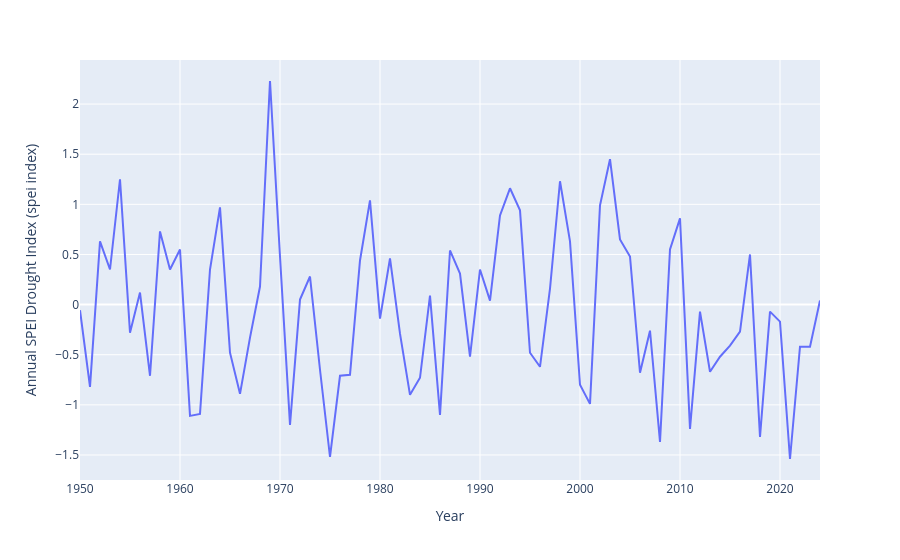
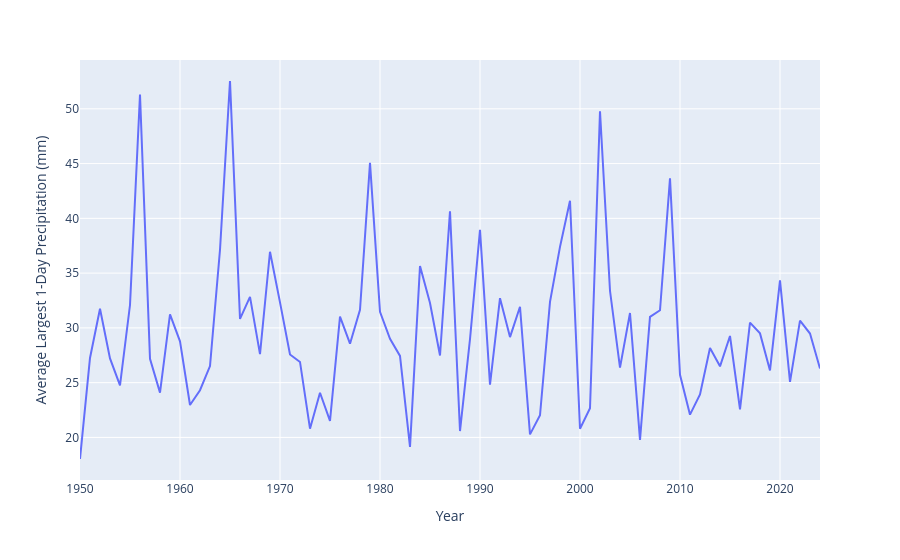
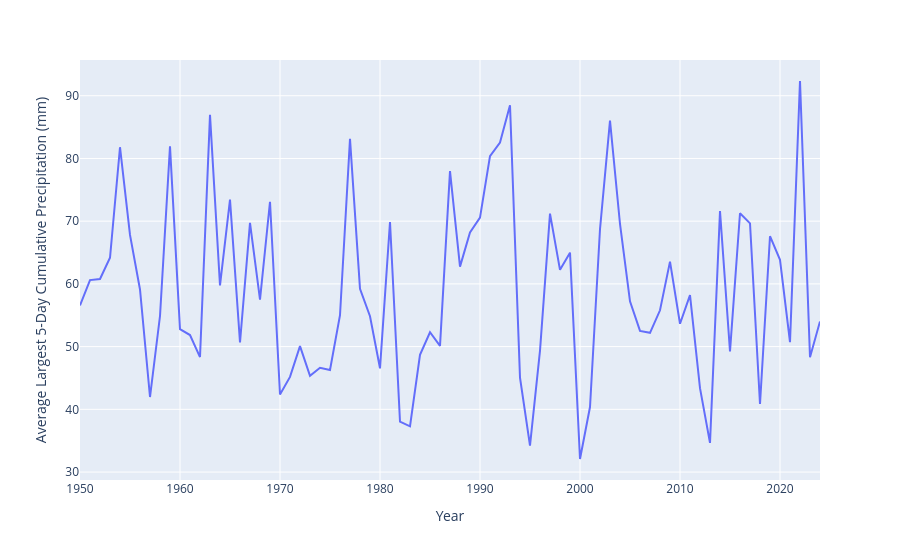
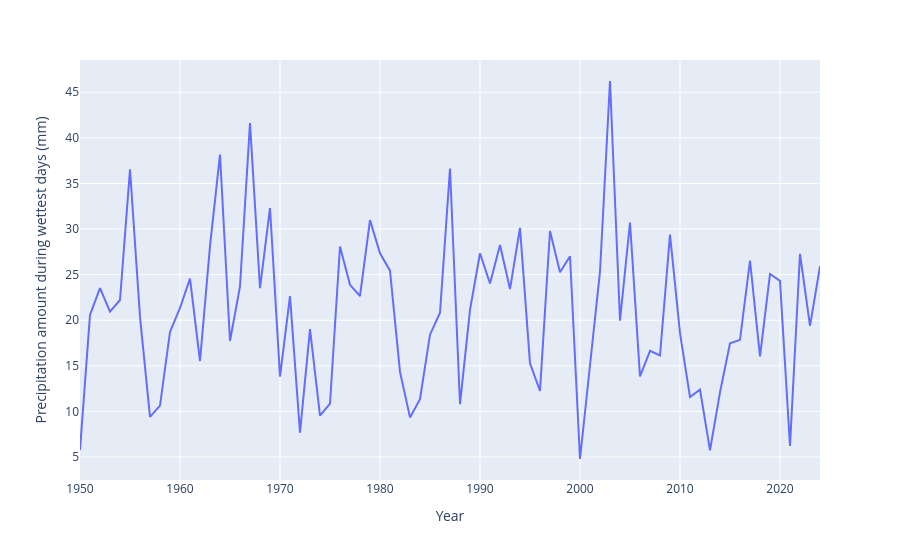

The cell these charts' notebook holds for them, in order:
### Code cell
data_result2 = data_result2.rename(columns={'Category':'Year'})
parametrs = [
    'Annual SPEI Drought Index (spei index)',
    'Average Largest 1-Day Precipitation (mm)',
    'Average Largest 5-Day Cumulative Precipitation (mm)',
    'Precipitation amount during wettest days (mm)',
    'Relative Humidity (%)',
    'Temperature-based Excess Mortality (factor)'
]
for d in parametrs:
    fig = px.line(data_result2, x='Year', y=d)
    fig.show()

### Figure 1 — Plotly figure (JSON) as saved in the notebook; plotly's stock layout.template omitted (floating-point values rounded to 4 significant figures)
{"data": [{"hovertemplate": "Year=%{x}<br>Annual SPEI Drought Index (spei index)=%{y}<extra></extra>", "legendgroup": "", "line": {"color": "#636efa", "dash": "solid"}, "marker": {"symbol": "circle"}, "mode": "lines", "name": "", "orientation": "v", "showlegend": false, "type": "scatter", "x": [1950, 1951, 1952, 1953, 1954, 1955, 1956, 1957, 1958, 1959, 1960, 1961, 1962, 1963, 1964, 1965, 1966, 1967, 1968, 1969, 1970, 1971, 1972, 1973, 1974, 1975, 1976, 1977, 1978, 1979, 1980, 1981, 1982, 1983, 1984, 1985, 1986, 1987, 1988, 1989, 1990, 1991, 1992, 1993, 1994, 1995, 1996, 1997, 1998, 1999, 2000, 2001, 2002, 2003, 2004, 2005, 2006, 2007, 2008, 2009, 2010, 2011, 2012, 2013, 2014, 2015, 2016, 2017, 2018, 2019, 2020, 2021, 2022, 2023, 2024], "xaxis": "x", "y": [-0.05635, -0.82, 0.63, 0.35, 1.25, -0.28, 0.12, -0.71, 0.73, 0.35, 0.55, -1.11, -1.09, 0.35, 0.97, -0.48, -0.89, -0.33, 0.18, 2.23, 0.48, -1.2, 0.05, 0.28, -0.65, -1.52, -0.71, -0.7, 0.44, 1.04, -0.14, 0.46, -0.29, -0.9, -0.73, 0.09, -1.1, 0.54, 0.31, -0.52, 0.35, 0.04, 0.89, 1.16, 0.94, -0.48, -0.62, 0.16, 1.23, 0.63, -0.8, -0.99, 0.99, 1.45, 0.65, 0.48, -0.68, -0.26, -1.37, 0.55, 0.86, -1.24, -0.07, -0.67, -0.52, -0.41, -0.27, 0.5, -1.32, -0.07, -0.17, -1.54, -0.42, -0.42, 0.04], "yaxis": "y"}], "layout": {"legend": {"tracegroupgap": 0}, "margin": {"t": 60}, "xaxis": {"anchor": "y", "domain": [0, 1], "title": {"text": "Year"}}, "yaxis": {"anchor": "x", "domain": [0, 1], "title": {"text": "Annual SPEI Drought Index (spei index)"}}}}

### Figure 2 — Plotly figure (JSON) as saved in the notebook; plotly's stock layout.template omitted (floating-point values rounded to 4 significant figures)
{"data": [{"hovertemplate": "Year=%{x}<br>Average Largest 1-Day Precipitation (mm)=%{y}<extra></extra>", "legendgroup": "", "line": {"color": "#636efa", "dash": "solid"}, "marker": {"symbol": "circle"}, "mode": "lines", "name": "", "orientation": "v", "showlegend": false, "type": "scatter", "x": [1950, 1951, 1952, 1953, 1954, 1955, 1956, 1957, 1958, 1959, 1960, 1961, 1962, 1963, 1964, 1965, 1966, 1967, 1968, 1969, 1970, 1971, 1972, 1973, 1974, 1975, 1976, 1977, 1978, 1979, 1980, 1981, 1982, 1983, 1984, 1985, 1986, 1987, 1988, 1989, 1990, 1991, 1992, 1993, 1994, 1995, 1996, 1997, 1998, 1999, 2000, 2001, 2002, 2003, 2004, 2005, 2006, 2007, 2008, 2009, 2010, 2011, 2012, 2013, 2014, 2015, 2016, 2017, 2018, 2019, 2020, 2021, 2022, 2023, 2024], "xaxis": "x", "y": [18.03, 27.25, 31.75, 27.21, 24.75, 32.09, 51.31, 27.17, 24.09, 31.24, 28.77, 22.96, 24.31, 26.52, 37.13, 52.54, 30.82, 32.83, 27.61, 36.95, 32.33, 27.57, 26.89, 20.8, 24.08, 21.51, 31.03, 28.56, 31.65, 45.06, 31.46, 29.01, 27.44, 19.14, 35.64, 32.27, 27.48, 40.64, 20.58, 28.97, 38.95, 24.82, 32.71, 29.16, 31.93, 20.28, 22.02, 32.37, 37.4, 41.6, 20.79, 22.66, 49.78, 33.39, 26.37, 31.36, 19.77, 31.01, 31.61, 43.65, 25.72, 22.08, 23.92, 28.17, 26.49, 29.26, 22.56, 30.48, 29.5, 26.12, 34.34, 25.07, 30.67, 29.48, 26.29], "yaxis": "y"}], "layout": {"legend": {"tracegroupgap": 0}, "margin": {"t": 60}, "xaxis": {"anchor": "y", "domain": [0, 1], "title": {"text": "Year"}}, "yaxis": {"anchor": "x", "domain": [0, 1], "title": {"text": "Average Largest 1-Day Precipitation (mm)"}}}}

### Figure 3 — Plotly figure (JSON) as saved in the notebook; plotly's stock layout.template omitted (floating-point values rounded to 4 significant figures)
{"data": [{"hovertemplate": "Year=%{x}<br>Average Largest 5-Day Cumulative Precipitation (mm)=%{y}<extra></extra>", "legendgroup": "", "line": {"color": "#636efa", "dash": "solid"}, "marker": {"symbol": "circle"}, "mode": "lines", "name": "", "orientation": "v", "showlegend": false, "type": "scatter", "x": [1950, 1951, 1952, 1953, 1954, 1955, 1956, 1957, 1958, 1959, 1960, 1961, 1962, 1963, 1964, 1965, 1966, 1967, 1968, 1969, 1970, 1971, 1972, 1973, 1974, 1975, 1976, 1977, 1978, 1979, 1980, 1981, 1982, 1983, 1984, 1985, 1986, 1987, 1988, 1989, 1990, 1991, 1992, 1993, 1994, 1995, 1996, 1997, 1998, 1999, 2000, 2001, 2002, 2003, 2004, 2005, 2006, 2007, 2008, 2009, 2010, 2011, 2012, 2013, 2014, 2015, 2016, 2017, 2018, 2019, 2020, 2021, 2022, 2023, 2024], "xaxis": "x", "y": [56.57, 60.6, 60.78, 64.16, 81.79, 67.81, 59.11, 41.96, 54.88, 81.93, 52.79, 51.84, 48.33, 86.95, 59.75, 73.43, 50.65, 69.74, 57.5, 73.1, 42.37, 45.17, 50.07, 45.33, 46.63, 46.28, 55, 83.13, 59.23, 54.84, 46.54, 69.87, 38.03, 37.28, 48.68, 52.29, 50.12, 77.98, 62.75, 68.21, 70.56, 80.37, 82.53, 88.47, 45.06, 34.21, 49.36, 71.21, 62.24, 64.98, 32.08, 40.37, 68.72, 86.03, 69.55, 57.21, 52.51, 52.2, 55.79, 63.55, 53.65, 58.2, 43.37, 34.65, 71.62, 49.24, 71.27, 69.66, 40.85, 67.6, 63.84, 50.71, 92.35, 48.31, 54.02], "yaxis": "y"}], "layout": {"legend": {"tracegroupgap": 0}, "margin": {"t": 60}, "xaxis": {"anchor": "y", "domain": [0, 1], "title": {"text": "Year"}}, "yaxis": {"anchor": "x", "domain": [0, 1], "title": {"text": "Average Largest 5-Day Cumulative Precipitation (mm)"}}}}

### Figure 4 — Plotly figure (JSON) as saved in the notebook; plotly's stock layout.template omitted (floating-point values rounded to 4 significant figures)
{"data": [{"hovertemplate": "Year=%{x}<br>Precipitation amount during wettest days (mm)=%{y}<extra></extra>", "legendgroup": "", "line": {"color": "#636efa", "dash": "solid"}, "marker": {"symbol": "circle"}, "mode": "lines", "name": "", "orientation": "v", "showlegend": false, "type": "scatter", "x": [1950, 1951, 1952, 1953, 1954, 1955, 1956, 1957, 1958, 1959, 1960, 1961, 1962, 1963, 1964, 1965, 1966, 1967, 1968, 1969, 1970, 1971, 1972, 1973, 1974, 1975, 1976, 1977, 1978, 1979, 1980, 1981, 1982, 1983, 1984, 1985, 1986, 1987, 1988, 1989, 1990, 1991, 1992, 1993, 1994, 1995, 1996, 1997, 1998, 1999, 2000, 2001, 2002, 2003, 2004, 2005, 2006, 2007, 2008, 2009, 2010, 2011, 2012, 2013, 2014, 2015, 2016, 2017, 2018, 2019, 2020, 2021, 2022, 2023, 2024], "xaxis": "x", "y": [5.79, 20.58, 23.52, 20.94, 22.22, 36.55, 20.37, 9.41, 10.64, 18.72, 21.35, 24.56, 15.53, 28.12, 38.17, 17.73, 23.72, 41.62, 23.52, 32.31, 13.82, 22.65, 7.68, 19.02, 9.54, 10.85, 28.09, 23.88, 22.66, 30.98, 27.34, 25.44, 14.34, 9.35, 11.34, 18.42, 20.82, 36.64, 10.8, 21.15, 27.35, 24.03, 28.25, 23.42, 30.13, 15.28, 12.26, 29.78, 25.26, 27.01, 4.79, 14.93, 25.32, 46.23, 19.96, 30.72, 13.85, 16.65, 16.14, 29.38, 18.59, 11.58, 12.4, 5.74, 12.1, 17.48, 17.85, 26.54, 16.03, 25.07, 24.32, 6.21, 27.28, 19.39, 25.91], "yaxis": "y"}], "layout": {"legend": {"tracegroupgap": 0}, "margin": {"t": 60}, "xaxis": {"anchor": "y", "domain": [0, 1], "title": {"text": "Year"}}, "yaxis": {"anchor": "x", "domain": [0, 1], "title": {"text": "Precipitation amount during wettest days (mm)"}}}}
